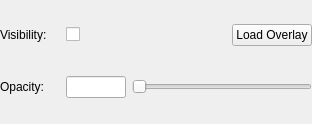
<?xml version="1.0" encoding="UTF-8"?>
<ui version="4.0">
 <class>Overlay</class>
 <widget class="QWidget" name="Overlay">
  <property name="geometry">
   <rect>
    <x>0</x>
    <y>0</y>
    <width>312</width>
    <height>124</height>
   </rect>
  </property>
  <property name="maximumSize">
   <size>
    <width>16777215</width>
    <height>300</height>
   </size>
  </property>
  <property name="windowTitle">
   <string>Overlay</string>
  </property>
  <layout class="QGridLayout" name="gridLayout_2">
   <property name="leftMargin">
    <number>0</number>
   </property>
   <property name="topMargin">
    <number>0</number>
   </property>
   <property name="rightMargin">
    <number>0</number>
   </property>
   <property name="bottomMargin">
    <number>0</number>
   </property>
   <item row="5" column="2">
    <widget class="QLineEdit" name="OverlayOpacityLineEdit">
     <property name="sizePolicy">
      <sizepolicy hsizetype="MinimumExpanding" vsizetype="Fixed">
       <horstretch>0</horstretch>
       <verstretch>0</verstretch>
      </sizepolicy>
     </property>
     <property name="maximumSize">
      <size>
       <width>60</width>
       <height>16777215</height>
      </size>
     </property>
     <property name="layoutDirection">
      <enum>Qt::LeftToRight</enum>
     </property>
    </widget>
   </item>
   <item row="1" column="2">
    <widget class="QCheckBox" name="OverlayCheckBox">
     <property name="text">
      <string/>
     </property>
    </widget>
   </item>
   <item row="5" column="0">
    <widget class="QLabel" name="OpacityLabel">
     <property name="sizePolicy">
      <sizepolicy hsizetype="MinimumExpanding" vsizetype="Preferred">
       <horstretch>0</horstretch>
       <verstretch>0</verstretch>
      </sizepolicy>
     </property>
     <property name="maximumSize">
      <size>
       <width>60</width>
       <height>16777215</height>
      </size>
     </property>
     <property name="text">
      <string>Opacity:</string>
     </property>
    </widget>
   </item>
   <item row="1" column="4">
    <widget class="QPushButton" name="LoadOverlayButton">
     <property name="maximumSize">
      <size>
       <width>120</width>
       <height>16777215</height>
      </size>
     </property>
     <property name="text">
      <string>Load Overlay</string>
     </property>
    </widget>
   </item>
   <item row="1" column="3">
    <spacer name="horizontalSpacer">
     <property name="orientation">
      <enum>Qt::Horizontal</enum>
     </property>
     <property name="sizeHint" stdset="0">
      <size>
       <width>40</width>
       <height>20</height>
      </size>
     </property>
    </spacer>
   </item>
   <item row="5" column="3" colspan="2">
    <widget class="QSlider" name="OverlayOpacity">
     <property name="orientation">
      <enum>Qt::Horizontal</enum>
     </property>
    </widget>
   </item>
   <item row="1" column="0">
    <widget class="QLabel" name="VisibilityLabel">
     <property name="sizePolicy">
      <sizepolicy hsizetype="MinimumExpanding" vsizetype="Preferred">
       <horstretch>0</horstretch>
       <verstretch>0</verstretch>
      </sizepolicy>
     </property>
     <property name="maximumSize">
      <size>
       <width>60</width>
       <height>16777215</height>
      </size>
     </property>
     <property name="text">
      <string>Visibility:</string>
     </property>
    </widget>
   </item>
  </layout>
 </widget>
 <resources/>
 <connections/>
</ui>
